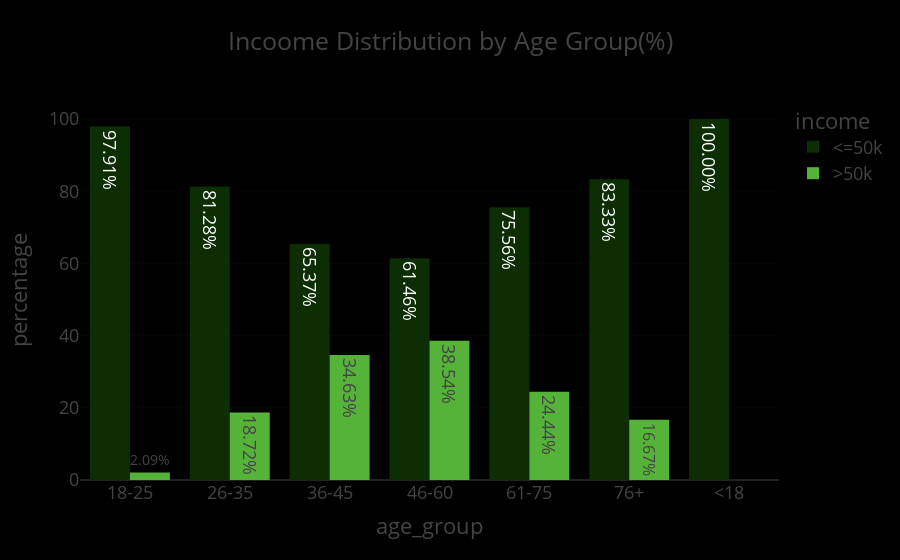

Write notebook code for a chart like this one.
### Code cell
fig = px.bar(
    adult_df_income_age,
    x = 'age_group',
    y = 'percentage',
    color = 'income',
    title='Incoome Distribution by Age Group(%)',
    barmode='group',
    color_discrete_sequence=['#0d2e03', '#56b33a'],
    text='percentage'
)
fig.update_traces(texttemplate = '%{text:.2f}%')
fig.update_layout(template='presentation', paper_bgcolor='rgb(0, 0, 0)', plot_bgcolor='rgb(0, 0, 0)')
fig.show()
fig.write_image(os.path.join(result_dir, 'income_distribution_by_agegroup_bar_plot.jpg'))
fig.write_image(os.path.join(result_dir, 'income_distribution_by_agegroup_bar_plot.png'))
fig.write_html(os.path.join(result_dir, 'income_distribution_by_agegroup_bar_plot.html'))

### Figure 1 — Plotly figure (JSON) as saved in the notebook; plotly's stock layout.template omitted (floating-point values rounded to 4 significant figures)
{"data": [{"alignmentgroup": "True", "hovertemplate": "income=<=50k<br>age_group=%{x}<br>percentage=%{text}<extra></extra>", "legendgroup": "<=50k", "marker": {"color": "#0d2e03", "pattern": {"shape": ""}}, "name": "<=50k", "offsetgroup": "<=50k", "orientation": "v", "showlegend": true, "text": [97.91, 81.28, 65.37, 61.46, 75.56, 83.33, 100.0], "textposition": "auto", "texttemplate": "%{text:.2f}%", "type": "bar", "x": ["18-25", "26-35", "36-45", "46-60", "61-75", "76+", "<18"], "xaxis": "x", "y": [97.91, 81.28, 65.37, 61.46, 75.56, 83.33, 100.0], "yaxis": "y"}, {"alignmentgroup": "True", "hovertemplate": "income=>50k<br>age_group=%{x}<br>percentage=%{text}<extra></extra>", "legendgroup": ">50k", "marker": {"color": "#56b33a", "pattern": {"shape": ""}}, "name": ">50k", "offsetgroup": ">50k", "orientation": "v", "showlegend": true, "text": [2.093, 18.72, 34.63, 38.54, 24.44, 16.67], "textposition": "auto", "texttemplate": "%{text:.2f}%", "type": "bar", "x": ["18-25", "26-35", "36-45", "46-60", "61-75", "76+"], "xaxis": "x", "y": [2.093, 18.72, 34.63, 38.54, 24.44, 16.67], "yaxis": "y"}], "layout": {"autosize": true, "barmode": "group", "legend": {"title": {"text": "income"}, "tracegroupgap": 0}, "paper_bgcolor": "rgb(0, 0, 0)", "plot_bgcolor": "rgb(0, 0, 0)", "title": {"text": "Incoome Distribution by Age Group(%)"}, "xaxis": {"anchor": "y", "autorange": true, "domain": [0, 1], "range": [-0.5, 6.5], "title": {"text": "age_group"}, "type": "category"}, "yaxis": {"anchor": "x", "autorange": true, "domain": [0, 1], "range": [0, 105.3], "title": {"text": "percentage"}, "type": "linear"}}}
